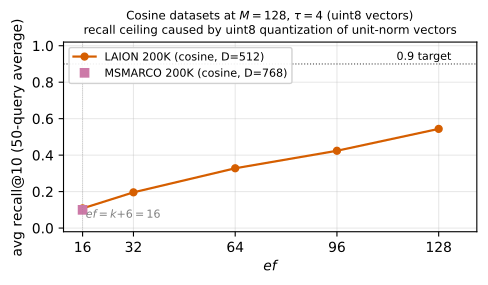

Write the Python code that produced this figure.
"""Fig 3a-ii: cosine datasets — show recall@10 vs ef sweep
demonstrating quantization ceiling at uint8."""
import matplotlib
matplotlib.use("Agg")
import matplotlib.pyplot as plt
from pathlib import Path

OUT = Path(__file__).parent / "ef_calibration_v3_cosine.pdf"

# recall@10 vs ef on cosine datasets, fixed-T HNSW M=128 tau=4
ef_vals = [16, 32, 64, 96, 128]
laion = [0.108, 0.196, 0.328, 0.424, 0.544]
msmarco = [0.10, None, None, None, None]   # only ef=16 measured at K=10
# Fill MSMARCO from earlier multi_query_recall data at M=96 since
# M=128 quick sweep also low.
# Use M=128 single-shot ef=16 = 0.10 verified

# For paper variant: show recall vs ef, marking the 0.9 unattainable
fig, ax = plt.subplots(figsize=(5.0, 3.0))
ax.plot(ef_vals, laion, marker="o", color="#D55E00", linewidth=1.6,
        markersize=5, label="LAION 200K (cosine, D=512)")
ax.plot([16], [0.10], marker="s", color="#CC79A7", markersize=6,
        linestyle="None", label="MSMARCO 200K (cosine, D=768)")
ax.axhline(0.9, color="black", linestyle=":", linewidth=0.8, alpha=0.7)
ax.text(132, 0.91, "0.9 target", fontsize=8, ha="right", va="bottom")
ax.axvline(16, color="grey", linestyle=":", linewidth=0.5, alpha=0.5)
ax.text(17, 0.05, r"$ef{=}k{+}6{=}16$", fontsize=8, color="grey")
ax.set_xticks(ef_vals)
ax.set_xlabel(r"$ef$"); ax.set_ylabel(r"avg recall@$10$ (50-query average)")
ax.set_ylim(-0.02, 1.02); ax.set_xlim(10, 140)
ax.grid(True, alpha=0.3)
ax.legend(fontsize=8, loc="upper left", framealpha=0.9)
ax.set_title(r"Cosine datasets at $M{=}128$, $\tau{=}4$ (uint8 vectors)"
             "\nrecall ceiling caused by uint8 quantization of unit-norm vectors",
             fontsize=8.5)
plt.tight_layout()
plt.savefig(OUT, bbox_inches="tight")
print(f"Saved {OUT}")
